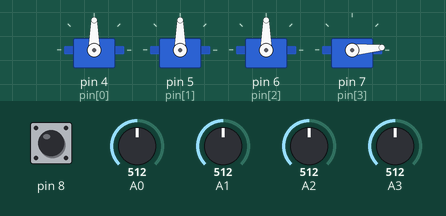
Recording of a sketch running on a simulated Arduino Uno, built with avr-gcc and run on an emulated ATmega328P. On the bench: 4 × servo. Inputs (shaded band) come from the test bench; at power-on: A0 = 512, A1 = 512, A2 = 512, pin 8 HIGH, A3 = 512.

Above: at 1.2 s.
1.3 s: A0 set to 104
2.8 s: A0 set to 94
At 3.26 s:
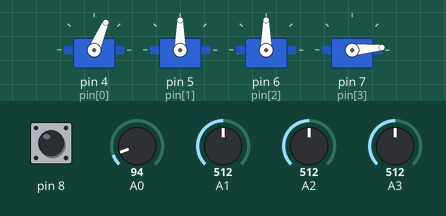
At 4.8 s:
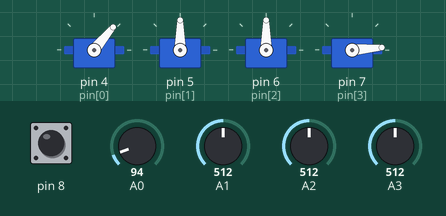
5.1 s: A1 set to 105
6.6 s: A1 set to 91
At 7.7 s:
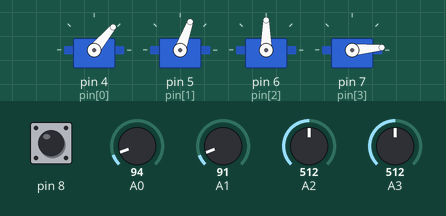
8.5 s: A2 set to 916
10.0 s: A2 set to 937
At 11.5 s:
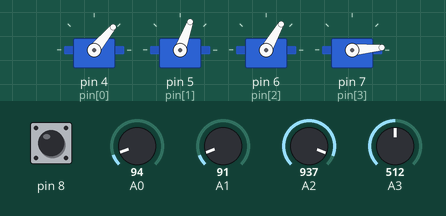
Timing chart, 0 to 13.0 s (numbered marks = the images above; inputs shaded):
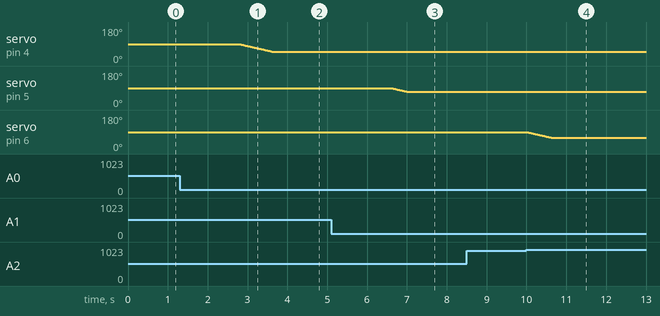

The sketch:

robot_arm_configPos.ino
```cpp
/*
조이스틱으로 로봇팔(서보모터 4개)을 제어하고,
왼쪽 조이스틱 버튼을 눌러 현재 각도를 시리얼 모니터에 출력하는 프로그램

목적:
- 조이스틱 입력을 통해 로봇팔의 각 관절(bottom, arm1, arm2, grip)을 움직임
- 버튼 입력 시 현재 각도를 기록/출력하여 "간접 교시" 방식으로 동작을 저장하도록 함
*/

#include <Servo.h>

// 서보모터 객체 생성
Servo bottom, arm1, arm2, grip;
Servo servo[4] = {bottom, arm1, arm2, grip};

// 각 서보모터의 초기각도 및 아두이노 핀번호
int preVal[4] = {90, 90, 90, 5};
int pin[4] = {4, 5, 6, 7};

int cnt = 1;

void setup() {
  // 각 서보모터를 아두이노 핀에 연결
  for (int i = 0; i < 4; i++) {
    servo[i].attach(pin[i]);
  }

  Serial.begin(9600);

  pinMode(8, INPUT_PULLUP); // 위치 찾기용 버튼

  // 각 서보모터를 초기 위치로 이동
  // write : 각도 제어시 활용(단위 : degree)
  for (int i = 0; i < 4; i++) {
    servo[i].write(preVal[i]);
  }
}

// A0: bottom / A1: arm1 / A2: arm2 /A3: grip
void loop() {
  int Val[4];
  for (int i = 0; i < 4; i++) {
    Val[i] = analogRead(14 + i); // 조이스틱 입력값 읽기(A0~A3)

    // 조이스틱 반대방향으로 움직이기(arm1, arm2)
    if ( i == 2 || i == 3) {
      Val[i] = 1024 - Val[i];
    }

    moveServo(i, Val[i]); // 해당 서보모터 제어
  }

  // 왼쪽 조이스틱 버튼(핀 8)이 눌렀을 때 현재 각도 출력
  if (digitalRead(8) == LOW){
    Serial.print(cnt);
    Serial.print("  Angles: ");
    Serial.print(preVal[0]); Serial.print(", ");
    Serial.print(preVal[1]); Serial.print(", ");
    Serial.print(preVal[2]); Serial.print(", ");
    Serial.println(preVal[3]);
    cnt += 1;
    delay(300);
  }
  delay(20);
}

// 서보 모터 제어
void moveServo(byte num, int joyVal) {
  // 조이스틱을 한쪽 끝으로 밀었을 때
  if (joyVal > 1000) {
    preVal[num] += 1; // 각도를 1도 증가

    // 각도 제한(서보 보호)
    if (num == 0) {       // bottom
      if (preVal[num] > 130) {
        preVal[num] = 130;
      }
    }
    else if (num == 1) {  // arm1
      if (preVal[num] > 120) {
        preVal[num] = 120;
      }
    }
    else if (num == 2) {  // arm2
      if (preVal[num] > 120) {
        preVal[num] = 120;
      }
    }
    else if (num == 3) {  // grip
      if (preVal[num] > 50) {
        preVal[num] = 50;
      }
    }
  }

  else if (joyVal < 100) {
    preVal[num] -= 1; // 각도를 1도 감소

    // 각도 제한(서보 보호)
    if (num == 0) {       // bottom
      if (preVal[num] < 50) {
        preVal[num] = 50;
      }
    }
    else if (num == 1) {  // arm1
      if (preVal[num] < 70) {
        preVal[num] = 70;
      }
    }
    else if (num == 2) {  // arm2
      if (preVal[num] < 60) {
        preVal[num] = 60;
      }
    }
    else if (num == 3) {  // grip
      if (preVal[num] <= 5) {
        preVal[num] = 5;
      }
    }
  }
  servo[num].write(preVal[num]); // 변경된 각도로 이동(적용)
}
```

Measured:
- the behaviour switches between 100 and 99 on A0 (found by bisection; images 0 and 1)
- the behaviour switches between 100 and 99 on A1 (found by bisection; images 2 and 3)
- the behaviour switches between 924 and 925 on A2 (found by bisection; images 3 and 4)
- after the input at 1.3 s, every drawn part: stays the same
- after the input at 2.8 s, servo on pin 4 (pin[0]): moves from 90° to 50° over 0.81 s, starting at once
- after the input at 5.1 s, every drawn part: stays the same
- after the input at 6.6 s, servo on pin 5 (pin[1]): moves from 90° to 70° over 0.39 s, starting at once
- after the input at 8.5 s, every drawn part: stays the same
- after the input at 10.0 s, servo on pin 6 (pin[2]): moves from 90° to 60° over 0.60 s, starting at once
